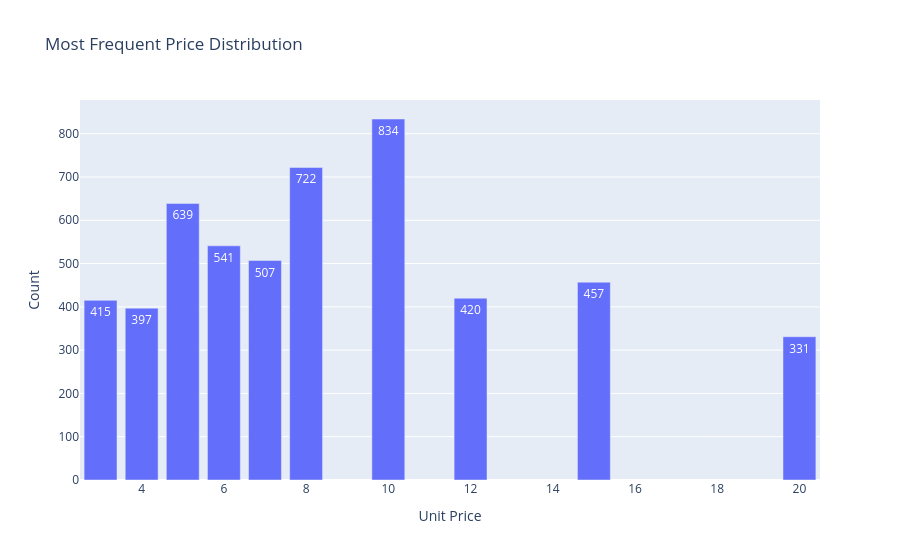

This figure's notebook cell:
### Markdown cell above
### Most Frequent Price

### Code cell
figure = px.bar(df_medicineicine_with_package['unit price'].value_counts().reset_index().rename(columns={'unit price':'Unit Price', 'count':'Count'}).head(10), 
                   x='Unit Price', y='Count',
                   title='Most Frequent Price Distribution',
                   text_auto=True)
figure.update_layout(yaxis_title="Count")
figure.update_traces(textposition='inside')
figure.show()
print("Plotted most frequent price distribution.")

### Figure 1 — Plotly figure (JSON) as saved in the notebook; plotly's stock layout.template omitted (floating-point values rounded to 4 significant figures)
{"data": [{"hovertemplate": "Unit Price=%{x}<br>Count=%{y}<extra></extra>", "legendgroup": "", "marker": {"color": "#636efa", "pattern": {"shape": ""}}, "name": "", "orientation": "v", "showlegend": false, "textposition": "inside", "texttemplate": "%{y}", "type": "bar", "x": [10.0, 8.0, 5.0, 6.0, 7.0, 15.0, 12.0, 3.0, 4.0, 20.0], "xaxis": "x", "y": [834, 722, 639, 541, 507, 457, 420, 415, 397, 331], "yaxis": "y"}], "layout": {"barmode": "relative", "legend": {"tracegroupgap": 0}, "title": {"text": "Most Frequent Price Distribution"}, "xaxis": {"anchor": "y", "domain": [0, 1], "title": {"text": "Unit Price"}}, "yaxis": {"anchor": "x", "domain": [0, 1], "title": {"text": "Count"}}}}
